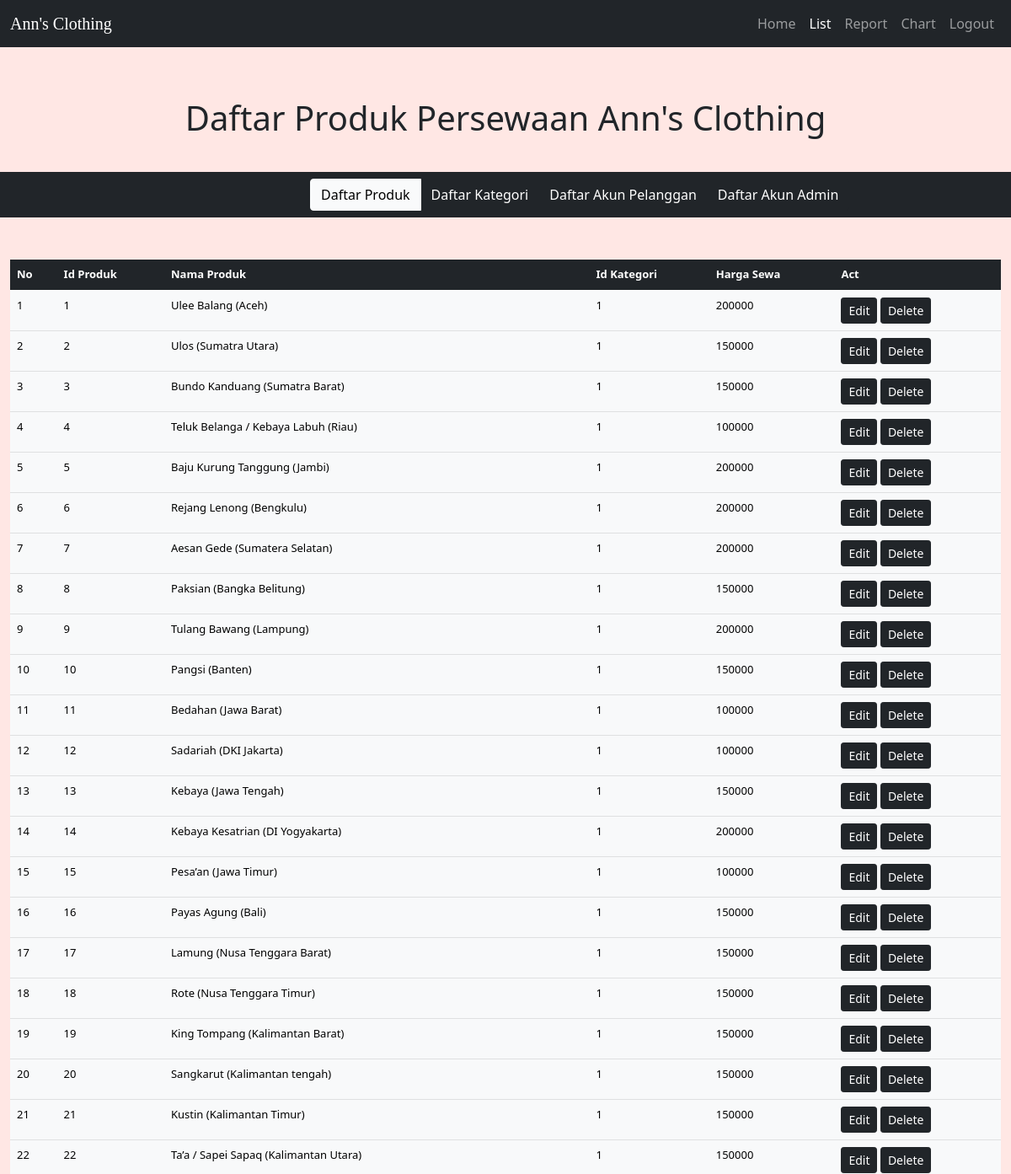
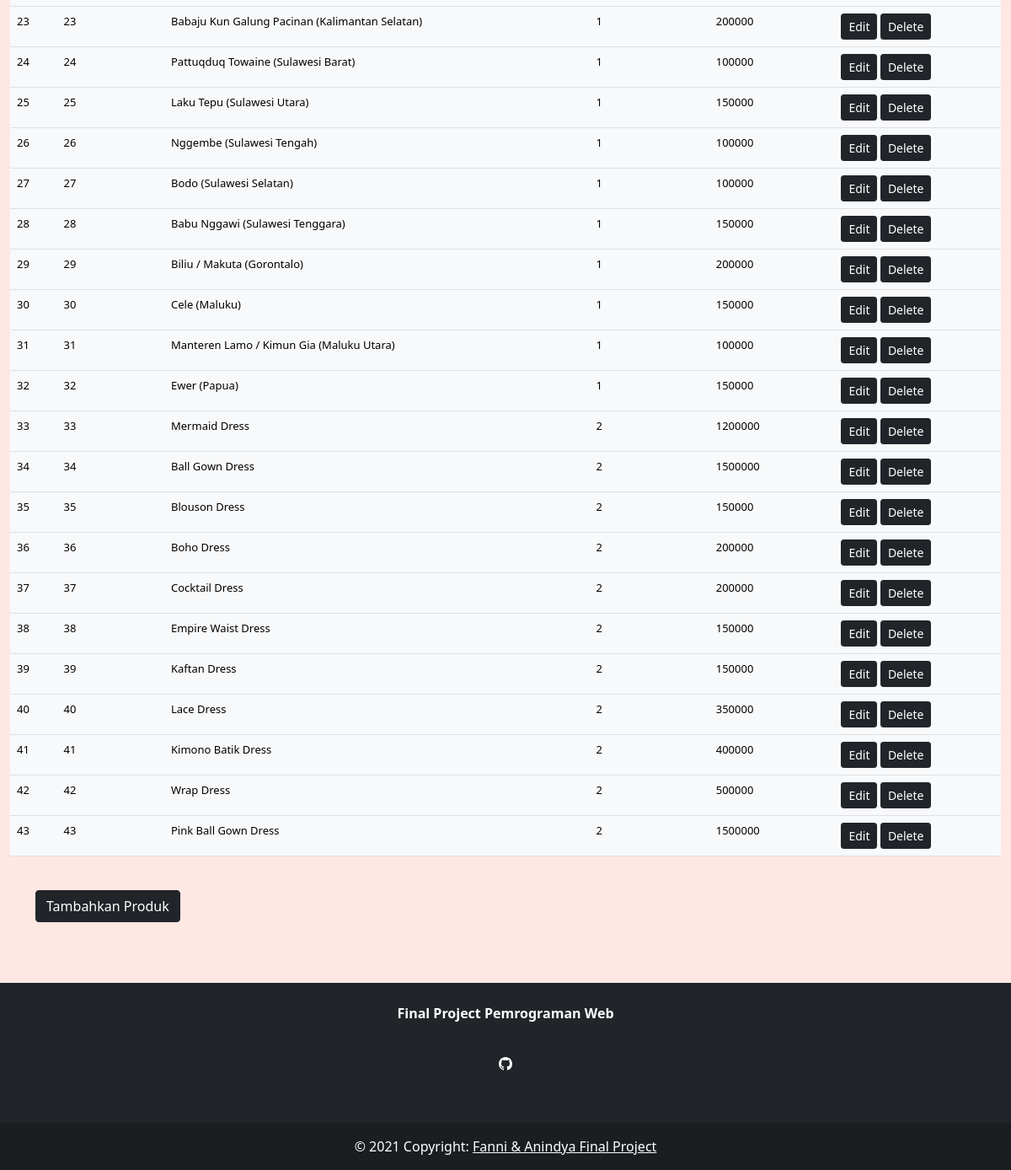
Page /list.php on the committed database (2 pictures, top to bottom).
### tables this page shows
CREATE TABLE `produk` (
  `id_produk` int(11) NOT NULL,
  `nama_produk` varchar(50) NOT NULL,
  `id_kategori` int(20) NOT NULL,
  `harga_sewa` int(25) NOT NULL
);

### list.php (the view, shortened to what this page needs)
<!DOCTYPE html>
<html>
    <link rel="stylesheet" href="https://cdn.jsdelivr.net/npm/bootstrap@5.0.0-beta3/dist/css/bootstrap.min.css"
      rel="stylesheet">
    <body>
        <div class="bg-image" style="background-image: url(img/pin.png); height: auto;">
            <nav class="navbar navbar-expand-md bg-dark navbar-dark">
                <div class="container-fluid">
                    <div class="navbar-header">
                    <a class="navbar-brand" href="#" style="font-family: playfair display;">Ann's Clothing</a>
                    </div>
                    <ul class="navbar-nav nav justify-content-end">
                        <li class="nav-item">
                            <a class="nav-link" href="admin.php">Home</a>
                        </li>
                        <li class="nav-item dropdown">
                            <a class="nav-link active" aria-current="page" href="list.php">List</a>
                        </li>
                        <li class="nav-item">
                            <a class="nav-link" href="report.php">Report</a>
                        </li>
                        <li class="nav-item">
                            <a class="nav-link" href="chart.php">Chart</a>
                        </li>
                        <li class="nav-item">
                            <a class="nav-link" href="logout.php">Logout</a>
                        </li>
                    </ul>
                </div>
            </nav>
            <div class="text-center" style="margin-top: 60px;">
                <h1> Daftar Produk Persewaan Ann's Clothing </h1>
            </div>
            <div class="container-fluid bg-dark" style="padding: 8px; margin-top: 40px;">
                <div class="btn-group" style="margin-left: 360px;">
                    <a href="list.php" class="btn btn-light active" aria-current="page"> Daftar Produk</a>
                    <a href="kategori.php" class="btn btn-dark">Daftar Kategori</a>
                    <a href="accuser.php" class="btn btn-dark">Daftar Akun Pelanggan</a>
                    <a href="accadmin.php" class="btn btn-dark">Daftar Akun Admin</a>
                </div>
            </div>
            <div class="container-fluid" style="margin-top: 50px; font-size: small;">
                <table class="table table-hover">
                    <thead class="table-dark">
                        <tr>
                            <th>No</th>
                            <th>Id Produk</th>
                            <th>Nama Produk</th>
                            <th>Id Kategori</th>
                            <th>Harga Sewa</th>
                            <th>Act</th>
                        </tr>
                    </thead>
                    <tbody class="table-light">
                        <?php
                        $no = 1;
                        include ('koneksi.php');
                        $sql = mysqli_query($koneksi, "SELECT * FROM produk");
                        while($row = mysqli_fetch_assoc($sql)){
                            echo "<tr>";
                            echo "<td> " .$no. " </td>";
                            echo "<td> " .$row['id_produk']. " </td>";
                            echo "<td> " .$row['nama_produk']. "</td>";
                            echo "<td> " .$row['id_kategori']. " </td>";
                            echo "<td> " .$row['harga_sewa']. " </td>";
                            echo "<td> <a class='btn btn-dark btn-sm' href='edit_produk.php?id=$row[id_produk]'> Edit </a>
                                        <a class='btn btn-dark btn-sm' href='?id=$row[id_produk]'> Delete </a></td>";
                            echo "</tr>";
                            $no++;
                        }
                        ?>
                    </tbody>
                </table>
            </div>
            <div class="container" style="margin-top: 40px; margin-left: 30px;">
                <a href="tambah_produk.php" type="button" class="btn btn-dark"> Tambahkan Produk </a>
            </div>
            <br>
            <br>
            <br>
        </div>
    </body>
    <footer class="bg-dark text-center text-white">
        <div class="container p-4">
        <section class="mb-4">
            <p>
                <strong>Final Project Pemrograman Web</strong>
            </p>
        </section>
        <section class="mb-4">
            <a class="btn btn-dark btn-floating m-1" href="https://github.com/" role="button">
            </a>
        </section>
        </div>
        <div class="text-center p-3" style="background-color: rgba(0, 0, 0, 0.2);">
            © 2021 Copyright:
            <a class="text-white">Fanni & Anindya Final Project</a>
        </div>
    </footer>
</html>

### rows in the picture
produk: id_produk "1", nama_produk "Ulee Balang (Aceh)", id_kategori "1", harga_sewa "200000"
produk: id_produk "2", nama_produk "Ulos (Sumatra Utara)", id_kategori "1", harga_sewa "150000"
produk: id_produk "3", nama_produk "Bundo Kanduang (Sumatra Barat)", id_kategori "1", harga_sewa "150000"
produk: id_produk "4", nama_produk "Teluk Belanga / Kebaya Labuh (Riau)", id_kategori "1", harga_sewa "100000"
produk: id_produk "5", nama_produk "Baju Kurung Tanggung (Jambi)", id_kategori "1", harga_sewa "200000"
produk: id_produk "6", nama_produk "Rejang Lenong (Bengkulu)", id_kategori "1", harga_sewa "200000"
produk: id_produk "7", nama_produk "Aesan Gede (Sumatera Selatan)", id_kategori "1", harga_sewa "200000"
produk: id_produk "8", nama_produk "Paksian (Bangka Belitung)", id_kategori "1", harga_sewa "150000"
produk: id_produk "9", nama_produk "Tulang Bawang (Lampung)", id_kategori "1", harga_sewa "200000"
produk: id_produk "10", nama_produk "Pangsi (Banten)", id_kategori "1", harga_sewa "150000"
produk: id_produk "11", nama_produk "Bedahan (Jawa Barat)", id_kategori "1", harga_sewa "100000"
produk: id_produk "12", nama_produk "Sadariah (DKI Jakarta)", id_kategori "1", harga_sewa "100000"
produk: id_produk "13", nama_produk "Kebaya (Jawa Tengah)", id_kategori "1", harga_sewa "150000"
produk: id_produk "14", nama_produk "Kebaya Kesatrian (DI Yogyakarta)", id_kategori "1", harga_sewa "200000"
produk: id_produk "15", nama_produk "Pesa’an (Jawa Timur)", id_kategori "1", harga_sewa "100000"
produk: id_produk "16", nama_produk "Payas Agung (Bali)", id_kategori "1", harga_sewa "150000"
produk: id_produk "17", nama_produk "Lamung (Nusa Tenggara Barat)", id_kategori "1", harga_sewa "150000"
produk: id_produk "18", nama_produk "Rote (Nusa Tenggara Timur)", id_kategori "1", harga_sewa "150000"
produk: id_produk "19", nama_produk "King Tompang (Kalimantan Barat)", id_kategori "1", harga_sewa "150000"
produk: id_produk "20", nama_produk "Sangkarut (Kalimantan tengah)", id_kategori "1", harga_sewa "150000"
produk: id_produk "21", nama_produk "Kustin (Kalimantan Timur)", id_kategori "1", harga_sewa "150000"
produk: id_produk "22", nama_produk "Ta’a / Sapei Sapaq (Kalimantan Utara)", id_kategori "1", harga_sewa "150000"
produk: id_produk "23", nama_produk "Babaju Kun Galung Pacinan (Kalimantan Selatan)", id_kategori "1", harga_sewa "200000"
produk: id_produk "24", nama_produk "Pattuqduq Towaine (Sulawesi Barat)", id_kategori "1", harga_sewa "100000"
produk: id_produk "25", nama_produk "Laku Tepu (Sulawesi Utara)", id_kategori "1", harga_sewa "150000"
produk: id_produk "26", nama_produk "Nggembe (Sulawesi Tengah)", id_kategori "1", harga_sewa "100000"
produk: id_produk "27", nama_produk "Bodo (Sulawesi Selatan)", id_kategori "1", harga_sewa "100000"
produk: id_produk "28", nama_produk "Babu Nggawi (Sulawesi Tenggara)", id_kategori "1", harga_sewa "150000"
produk: id_produk "29", nama_produk "Biliu / Makuta (Gorontalo)", id_kategori "1", harga_sewa "200000"
produk: id_produk "30", nama_produk "Cele (Maluku)", id_kategori "1", harga_sewa "150000"
produk: id_produk "31", nama_produk "Manteren Lamo / Kimun Gia (Maluku Utara)", id_kategori "1", harga_sewa "100000"
produk: id_produk "32", nama_produk "Ewer (Papua)", id_kategori "1", harga_sewa "150000"
produk: id_produk "33", nama_produk "Mermaid Dress", id_kategori "2", harga_sewa "1200000"
produk: id_produk "34", nama_produk "Ball Gown Dress", id_kategori "2", harga_sewa "1500000"
produk: id_produk "35", nama_produk "Blouson Dress", id_kategori "2", harga_sewa "150000"
produk: id_produk "36", nama_produk "Boho Dress", id_kategori "2", harga_sewa "200000"
produk: id_produk "37", nama_produk "Cocktail Dress", id_kategori "2", harga_sewa "200000"
produk: id_produk "38", nama_produk "Empire Waist Dress", id_kategori "2", harga_sewa "150000"
produk: id_produk "39", nama_produk "Kaftan Dress", id_kategori "2", harga_sewa "150000"
produk: id_produk "40", nama_produk "Lace Dress", id_kategori "2", harga_sewa "350000"
produk: id_produk "41", nama_produk "Kimono Batik Dress", id_kategori "2", harga_sewa "400000"
produk: id_produk "42", nama_produk "Wrap Dress", id_kategori "2", harga_sewa "500000"
produk: id_produk "43", nama_produk "Pink Ball Gown Dress", id_kategori "2", harga_sewa "1500000"
